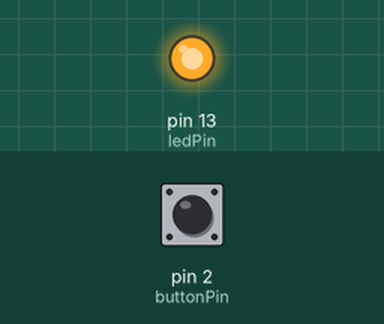
Simulated run of this sketch. Board: Arduino Uno, built with avr-gcc and run on an emulated ATmega328P. Parts: output pins drawn as LEDs (lit = HIGH). The test bench sets the inputs (shaded band); at power-on: pin 2 (buttonPin) HIGH.

Above: at 1.2 s.
1.3 s: pin 2 (buttonPin) pulled LOW for 0.15 s
At 1.37 s:
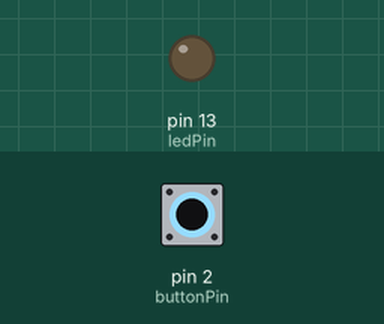
2.9 s: pin 2 (buttonPin) pulled LOW for 3.2 s
At 7.0 s:
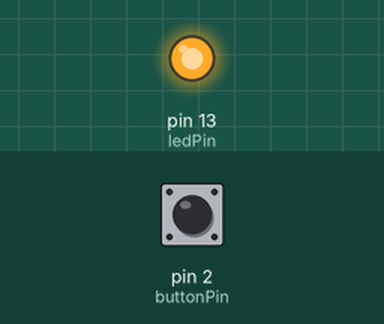
Timing chart, 0 to 8.5 s (numbered marks = the images above; inputs shaded):
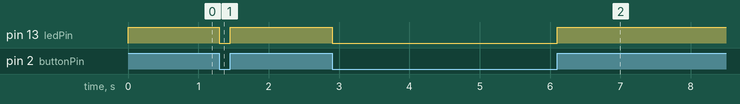

Measured:
- after the input at 1.3 s, pin 13 (ledPin): HIGH → LOW at once, → HIGH 0.15 s later
- after the input at 2.9 s, pin 13 (ledPin): HIGH → LOW at once, → HIGH 3.2 s later

The sketch:

10G_Button.ino
```cpp
int ledPin = 13;
int buttonPin = 2;

void setup() {
  pinMode(ledPin, OUTPUT);
  pinMode(buttonPin, INPUT);
}

void loop() {
  if (digitalRead(buttonPin) == LOW) {
    digitalWrite(ledPin, LOW);
  }
  else {
    digitalWrite(ledPin, HIGH);
  }
}
```
